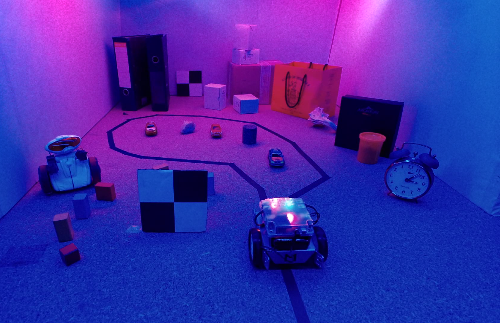
#> input picture 0001_gt.png, 500 x 323 px
$ python part_the_mist.py
#> lines starting #> are read from the running program, lines starting #| are printed output that depends on the picture
import cv2
import numpy as np

def get_dark_channel(image, window_size):
    """计算图像的暗通道。"""
    min_channel = np.min(image, axis=2)
    kernel = cv2.getStructuringElement(cv2.MORPH_RECT, (window_size, window_size))
    dark_channel = cv2.erode(min_channel, kernel)
    return dark_channel

def get_atmospheric_light(image, dark_channel, percentile=0.001):
    """估算大气光。"""
    image_h, image_w = image.shape[:2]
    dark_h, dark_w = dark_channel.shape
    num_pixels = dark_h * dark_w
    num_brightest = int(num_pixels * percentile)

    # 展平暗通道并获取排序后像素的索引
    flat_dark_channel = dark_channel.ravel()
    indices = np.argsort(flat_dark_channel)[::-1] # 降序排序

    # 选择最亮的顶部像素
    brightest_indices = indices[:num_brightest]

    # 将扁平化索引转换为二维坐标
    row_indices, col_indices = np.unravel_index(brightest_indices, (dark_h, dark_w))

    atmospheric_light = np.zeros(3)
    max_intensity = 0

    # 在暗通道中最亮的像素中，找到原始图像中强度最高的像素
    for i in range(num_brightest):
        row, col = row_indices[i], col_indices[i]
        # 使用原始图像中对应于暗通道中前百分位像素的最亮像素作为大气光估计值。
        if np.sum(image[row, col]) > max_intensity:
            max_intensity = np.sum(image[row, col])
            atmospheric_light = image[row, col]

    return atmospheric_light

def get_transmission(image, atmospheric_light, window_size, omega=0.95):
    """估算透射率图。"""
    # 如果大气光通道为零，避免除零错误
    atmospheric_light_safe = np.maximum(atmospheric_light, 1e-6)
    normalized_image = image / atmospheric_light_safe
    dark_channel_normalized = get_dark_channel(normalized_image, window_size)
    transmission = 1 - omega * dark_channel_normalized
    return transmission

def dehaze(image, atmospheric_light, transmission, t0=0.1):
    """恢复无雾图像。"""
    # 限制透射率以避免除以零或接近零
    transmission_clamped = np.maximum(transmission, t0)

    # 确保透射率有3个通道以进行广播
    transmission_3d = np.expand_dims(transmission_clamped, axis=2)
    transmission_3d = np.repeat(transmission_3d, 3, axis=2)

    # 恢复场景亮度（去雾后的图像）
    # J = (I - A) / t + A
    dehazed_image = (image - atmospheric_light) / transmission_3d + atmospheric_light

    # 将值裁剪到 [0, 1] 范围
    dehazed_image = np.clip(dehazed_image, 0, 1)
    return dehazed_image

if __name__ == "__main__":
    # --- 参数 --- 用户请求的输入图像
    input_image_path = '0001_gt.png'
    output_image_path = 'dehazed_image.png'
    window_size = 15 # 暗通道和透射率估计的块大小
    omega = 0.98     # 透射率估计因子 (原为 0.95)
    t0 = 0.1         # 透射率下界
    percentile = 0.001 # 用于大气光估计的最亮像素百分比
    # ------------------

    # 加载图像
    img = cv2.imread(input_image_path)
#> img is the input picture: shape (323, 500, 3); mean B, G, R 168.7, 41.6, 63.4
    if img is None:
        print(f"错误：无法从 {input_image_path} 加载图像")
        # 检查文件是否存在
        import os
        if not os.path.exists(input_image_path):
            print(f"文件未找到: {os.path.abspath(input_image_path)}")
        exit()

    # 将图像归一化到 [0, 1] 范围并转换为浮点数
    img_float = img.astype(np.float64) / 255.0

    # 计算暗通道
    dark_channel = get_dark_channel(img_float, window_size)
#> in get_dark_channel, `min_channel = np.min(image, axis=2)`:
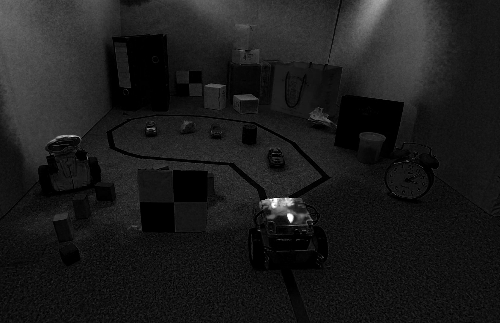
#> min_channel: shape (323, 500) float64; min 0, max 1, mean 0.109
#> in get_dark_channel, `dark_channel = cv2.erode(min_channel, kernel)`:
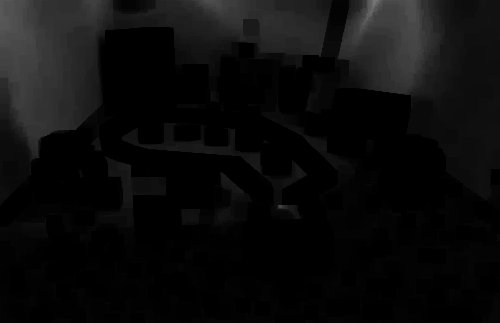
#> dark_channel: shape (323, 500) float64; min 0, max 0.471, mean 0.0464

    # 估算大气光
    atmospheric_light = get_atmospheric_light(img_float, dark_channel, percentile)
#> in get_atmospheric_light, `brightest_indices = indices[:num_brightest]`: brightest_indices = 161 values, max 12364 at index 139, min 368 at index 153, mean 4361.7
#> in get_atmospheric_light, `row_indices, col_indices = np.unravel_index(brightest_indices, (dark_h..`: row_indices = 161 values, max 24 at index 133, min 0 at index 0, mean 8.05; col_indices = 161 values, max 380 at index 125, min 0 at index 143, mean 336.8
#> the loop in get_atmospheric_light, `for i in range(num_brightest):` made 161 passes
#> (row, col, max_intensity, atmospheric_light) on passes 1, 3: (0, 375, 2.61, [1, 0.608, 1]), (1, 375, 2.62, [1, 0.624, 1])
#> (row, col) on passes 2, 4, 5, 6, 7, 8: (0, 376), (1, 374), (2, 374), (3, 374), (0, 374), (2, 373)
#> after the loop in get_atmospheric_light, `for i in range(num_brightest):`: max_intensity = 2.62
#> atmospheric_light = [1, 0.624, 1]
    print(f"估算的大气光 (A): {atmospheric_light * 255}")
#| 估算的大气光 (A): [255. 159. 255.]

    # 估算透射率图
    transmission = get_transmission(img_float, atmospheric_light, window_size, omega)
#> in get_transmission, `normalized_image = image / atmospheric_light_safe`:
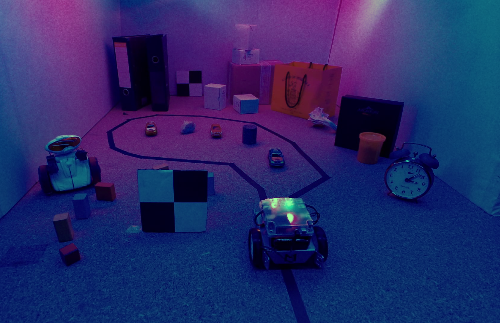
#> normalized_image: shape (323, 500, 3) float64; mean B, G, R 0.662, 0.262, 0.249; drawn with min black and max white
#> call 2 of get_dark_channel, with window_size = 15
#> in get_dark_channel (call 2), `min_channel = np.min(image, axis=2)`:
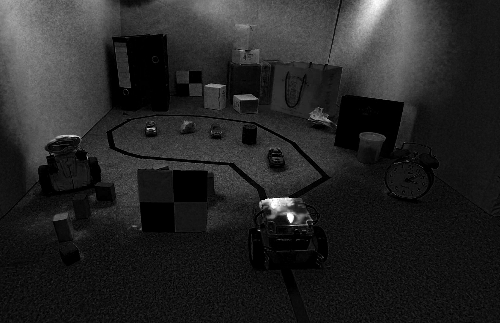
#> min_channel: shape (323, 500) float64; min 0, max 1, mean 0.148
#> in get_dark_channel (call 2), `dark_channel = cv2.erode(min_channel, kernel)`:
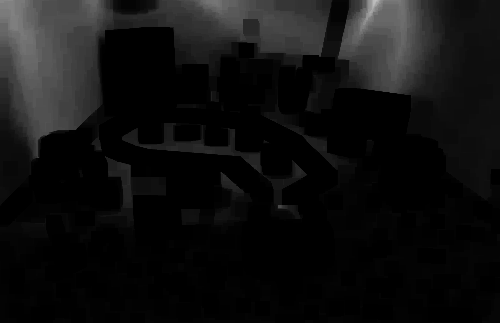
#> dark_channel: shape (323, 500) float64; min 0, max 0.755, mean 0.0652
#> in get_transmission, `transmission = 1 - omega * dark_channel_normalized`:
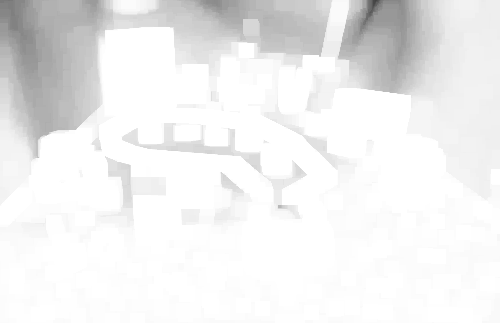
#> transmission: shape (323, 500) float64; min 0.26, max 1, mean 0.936

    # 对图像进行去雾
    dehazed_img_float = dehaze(img_float, atmospheric_light, transmission, t0)
#> in dehaze, `dehazed_image = (image - atmospheric_light) / transmission_3d + atmosp..`:
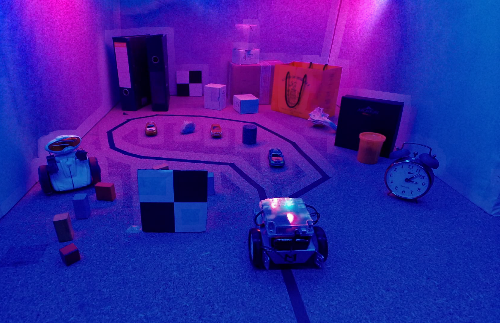
#> dehazed_image: shape (323, 500, 3) float64; mean B, G, R 0.647, 0.131, 0.209; drawn with min black and max white

    # 转换回 [0, 255] 范围和 uint8 类型
    dehazed_img_uint8 = (dehazed_img_float * 255).astype(np.uint8)

    # 保存结果
    cv2.imwrite(output_image_path, dehazed_img_uint8)
    print(f"去雾后的图像已保存至 {output_image_path}")
